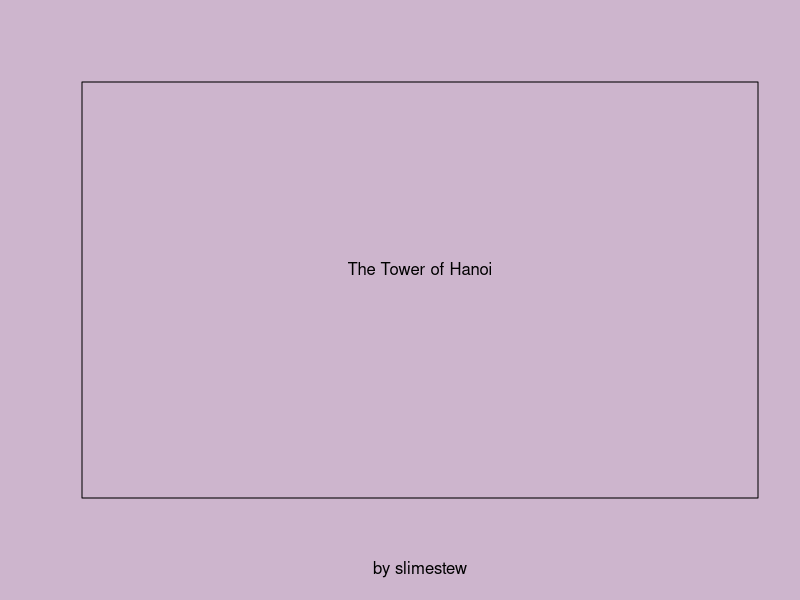

R code for this plot: (Note: this script raises an error after producing the figure.)
par(bg = "thistle3")
board <- list(list(), list(), list())
menu <- 0
selected <- 0
click <- list(x = 3, y = 3)
textboxes <- c(0,0)
options <- c(0, 0, 0)
colorsb <- c("tan", "lightsalmon1", "lemonchiffon", "khaki2", "wheat3")
colorsf <- c("sienna","mistyrose4", "tomato1", "darkseagreen4", "lightsteelblue4")
colorst <- c()
optext <- c("Light Color", "Dark Color", "Alternating", "Inverse Alt")

checkwin <- function(board, options){
  return(all(diff(board[3]) >= 0) && length(board[[3]]) == options[3]+3)
}

moveBlock <- function(board, temp, selected){
  board[[temp]] <- c(board[[selected]][1], board[[temp]])
  board[[selected]] <- board[[selected]][-1]
  return(board)
}

drawBoard <- function(board, colorst, textboxes, max){
  #max <- sum(sapply(board, length))
  plot(0, 0, type = "n", xlim = c(0, 3), ylim = c(0, 10), xlab = paste("Guesses:",textboxes[1]), ylab = paste("Minimum:",textboxes[2]), axes = FALSE, frame.plot = FALSE)
  rect(0,0,3,-1, col=colorst[1], fg="black")
  
  for(i in 0:2) #rods
    rect((0.4+i),0,(0.6+i),10, col=colorst[1], fg="black")
  
  for(i in 1:3) #disks
    if(length(board[[i]])>0)
      for(j in 1:length(board[[i]])){
        rect((board[[i]][j]/ceiling(max*2.5))+i-1, j-1, (1-board[[i]][j]/ceiling(max*2.5))+i-1, j, col=ifelse((board[[i]][j] %% 2 == 0), colorst[1], colorst[2]))
      }
}


#menu
plot(0, 0, type = "n", xlim = c(0, 9), ylim = c(0, 9), xlab = "by slimestew", ylab = "", axes = FALSE, frame.plot = TRUE)
text(4.5,5, "The Tower of Hanoi")

while((floor(click$y) < 5 || floor(click$y) > 8) || menu < 2){
  click <- locator(1)
  plot(0, 0, type = "n", xlim = c(0, 9), ylim = c(0, 9), xlab = "", ylab = "", axes = FALSE, frame.plot = FALSE)
  
  if((floor(click$x) > 1 && floor(click$x) < 7) && menu > 0){
    if(floor(click$y) == 3)
      options[1] <- (options[1]+1) %% 4
    if(floor(click$y) == 2)
      options[2] <- (options[2]+1) %% 5
    if(floor(click$y) == 1)
      options[3] <- (options[3]+1) %% 7

  }
  
  rect(1, 5, 7, 6, col = "white", border = "black")
  rect(1, 3, 7, 4, col = ifelse(options[1]>1, "green", "red"), border = "black")
  rect(1, 2, 7, 3, col = colorsb[options[2]+1], border = "black")
  text(4,8, "Tower of Hanoi")
  text(4,3.5, optext[options[1]+1])
  text(4,2.5, "Colors", col=colorsf[options[2]+1])
  text(4,1.5, options[3]+3)
  text(4,5.5, "Start")
  
  menu <- min(menu + 1,2)
}

board[1] <- list(c(1:(options[3]+3)))
textboxes[2] <- 2^(options[3]+3)-1
menu <- 0

if(options[1] %% 2 == 0){
  colorst[1] <- colorsb[options[2]+1]
} else {
  colorst[1] <- colorsf[options[2]+1]
}
if(options[1] %% 3 == 0){
  colorst[2] <- colorsb[options[2]+1]
} else {
  colorst[2] <- colorsf[options[2]+1]
}

#game loop
while(!checkwin(board, options)) {
  if(menu>0){
    if(selected == 0){
      selected <- floor(click$x) + 1
      if(floor(click$x) < 0)
        selected <- 1
      if(floor(click$x) > 3)
        selected <- 3
    } else {
      temp <- floor(click$x) + 1
      if(floor(click$x) < 0)
        temp <- 1
      if(floor(click$x) > 3)
        temp <- 3
      
      if(temp == selected){
        selected <- 0
        temp <- 0
      } else {
        board <- moveBlock(board, temp, selected)
      }
    }
    
  }
  
  drawBoard(board, colorst, textboxes, options[3]+3)
  
  menu <- 1
  
  if(!checkwin(boards, options))
    click <- locator(1)
} #game loop
